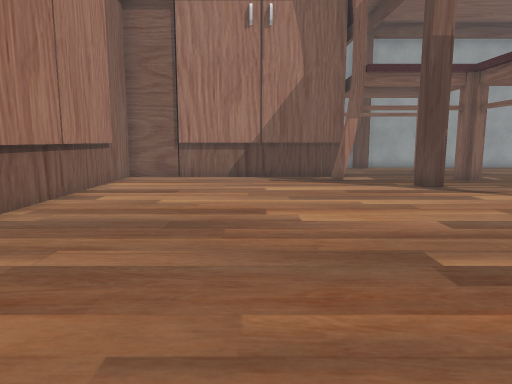
view 1 (above)

23 first-person views from a walk through a Unity game level. The camera is 1.5 m above the floor, tilts 8° down and sees 70° across. The floor is counted in squares, 1 m on a side. Each view is taken from the middle of a square. On the plan, view 1 faces up. The plan holds only what a view shows up to about 16 squares ahead; the rest is blank. The place goes on beyond the plan. The player character is not drawn. Some surface patterns are stand-ins.

view 2
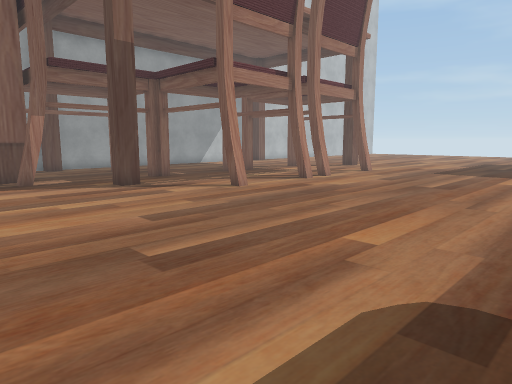

view 3
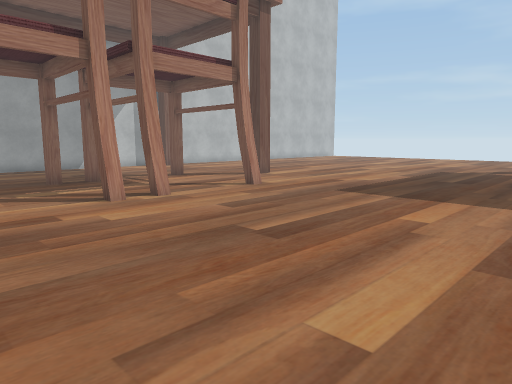

view 4
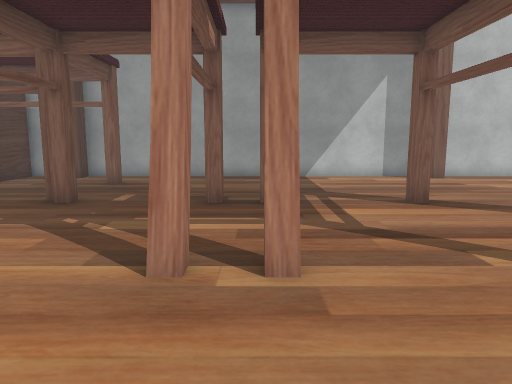

view 5
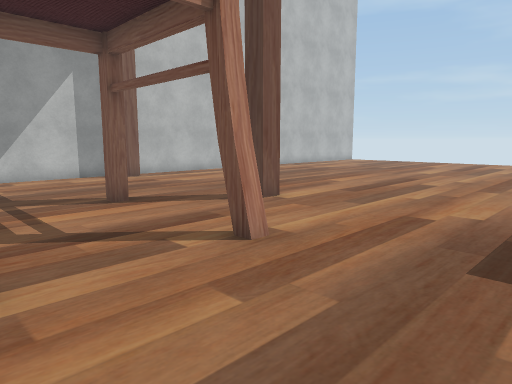

view 6
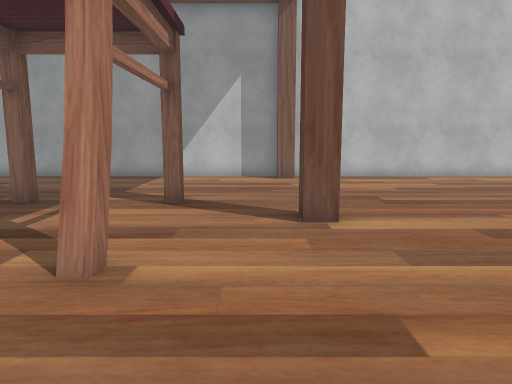

view 7
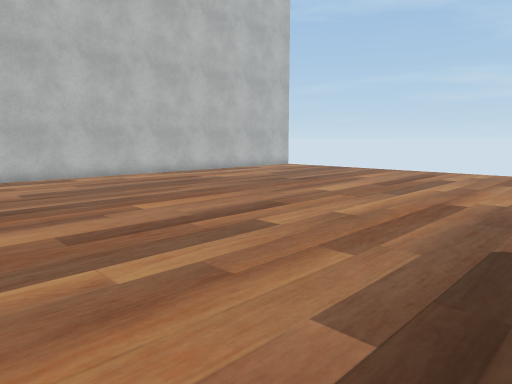

view 8
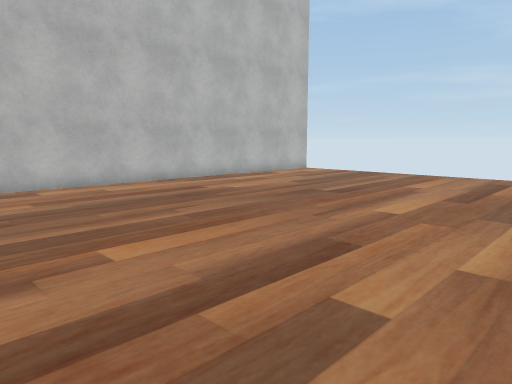

view 9
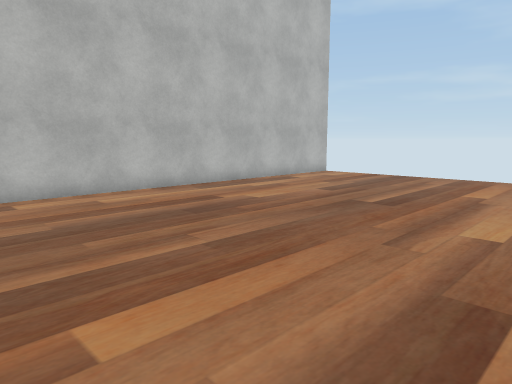

view 10
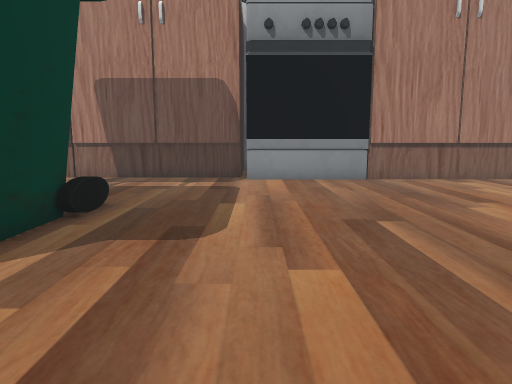

view 11
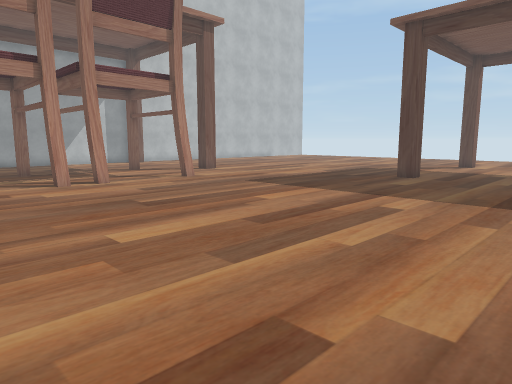

view 12
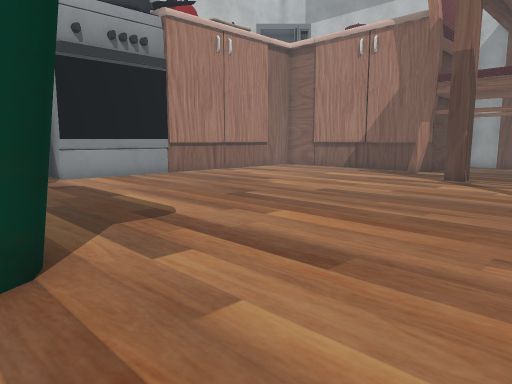

view 13
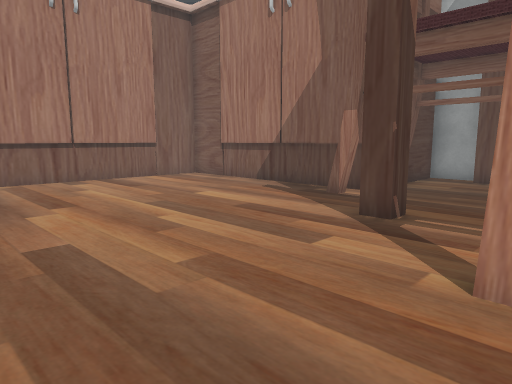

view 14
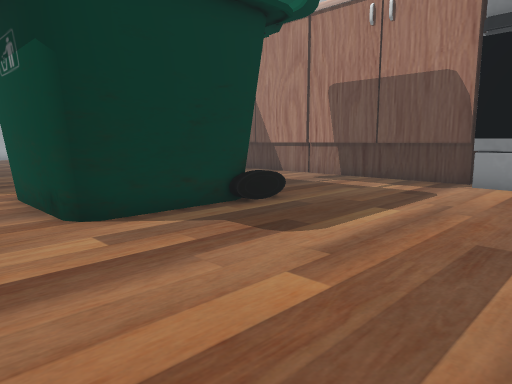

view 15
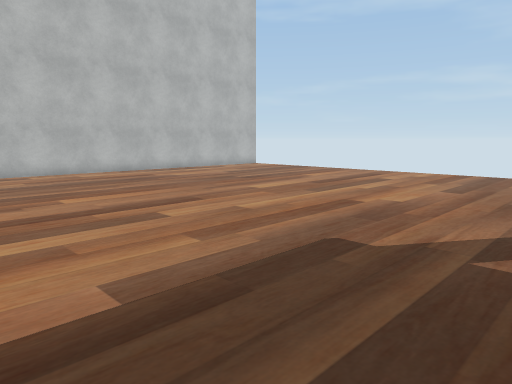

view 16
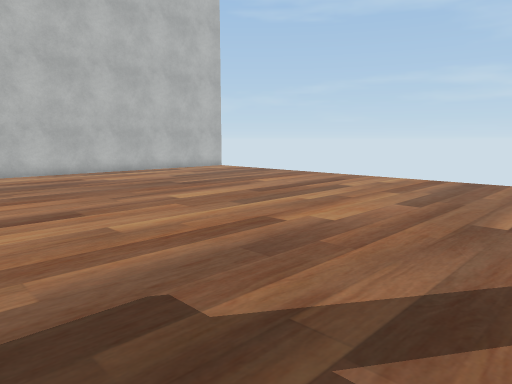

view 17
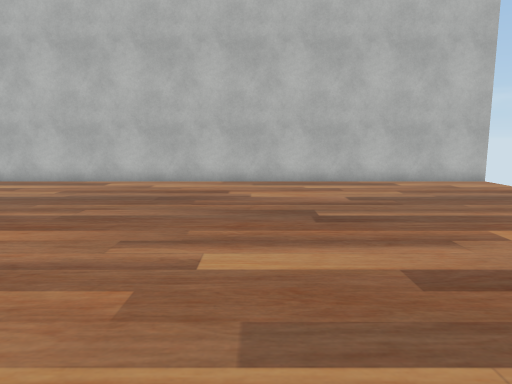

view 18
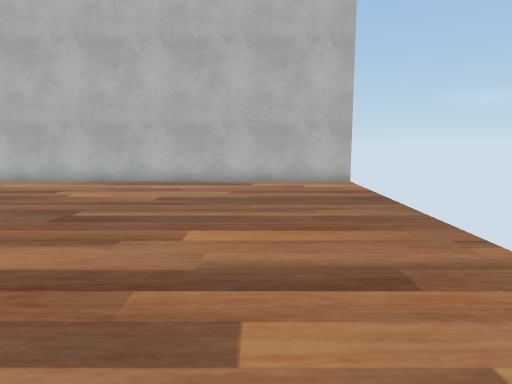

view 19
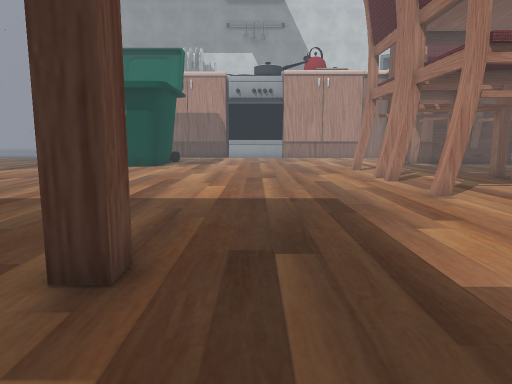

view 20
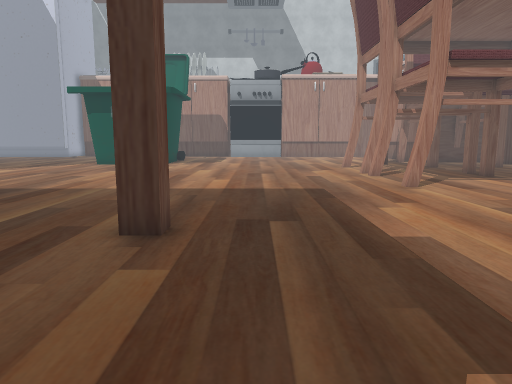

view 21
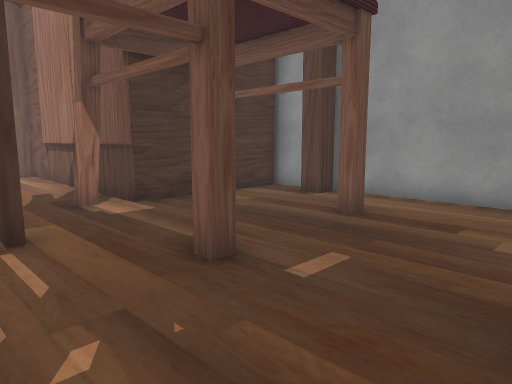

view 22
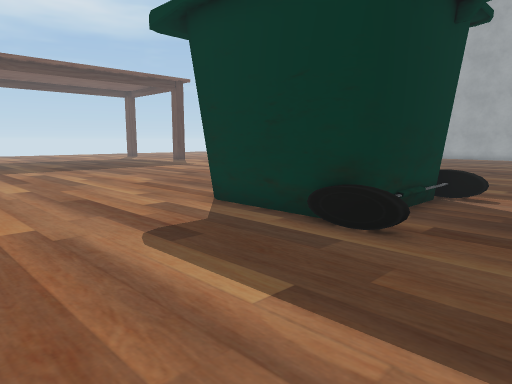

view 23
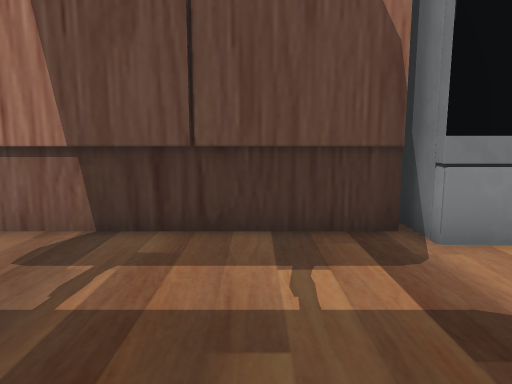

### Floor plan
Key: @ floor where view 1 was taken; # wall or solid block; . floor; O other object.
Columns run from 7 left of view 1 to 38 right of it. Each row starts with its distance up from view 1.
 21           ####################################
 20           O.##.............#..................
 19            ...................................
 18            ....#..............................
 17            ...................................
 16            ...................................
 15   #####O##O...................................
 14   #.......#....#...#....#.....................
 13   O...........................................
 12   O..........#.............#..................
 11   O...........................................
 10   O................##.........................
  9   #................##.........................
  8   #...........................................
  7   #...........................................
  6   O...........................................
  5   O...........................................
  4   O......................................
  3   O.................................
  2 ##O...........................#....
  1 OO................................
  0  O.....@..........................
 -1  O................................
 -2  O......######...............
 -3  #......#    #.............
 -4  #... ..#    # ...........

Positions as (right, up) in squares from view 1, and headings:
1: (0, 0), facing up
2: (0, 0), facing up-right
3: (8, 0), facing up-right
4: (13, 5), facing up
5: (13, 5), facing up-right
6: (19, 5), facing up
7: (21, 5), facing up-right
8: (23, 8), facing up-right
9: (24, 10), facing up-right
10: (9, 2), facing left
11: (8, -4), facing up-right
12: (10, -3), facing up-left
13: (9, 5), facing up-left
14: (8, 5), facing down-left
15: (22, 3), facing up-right
16: (25, 3), facing up-right
17: (31, 7), facing up
18: (36, 7), facing up
19: (27, 4), facing left
20: (29, 4), facing left
21: (12, 11), facing up-left
22: (-2, 4), facing down-right
23: (0, -1), facing left
